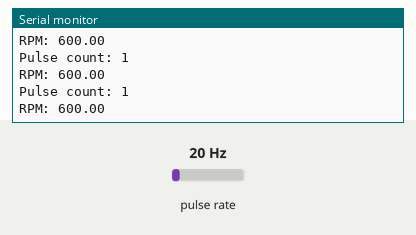
Simulated run of this sketch. Board: ESP32. On the bench: the last lines printed to the serial monitor. Wiring (inferred from the names in the program): pulse sensor: data GPIO 19. The test bench sets the inputs (shaded band); at power-on: pulse rate 20 Hz.

Above: at 1.2 s.
1.3 s: pulse rate (sensor on GPIO 19) set to 4 Hz
At 1.42 s:
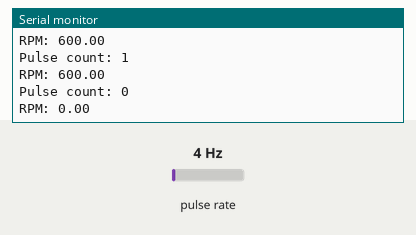
2.8 s: pulse rate (sensor on GPIO 19) set to 50 Hz
At 2.87 s:
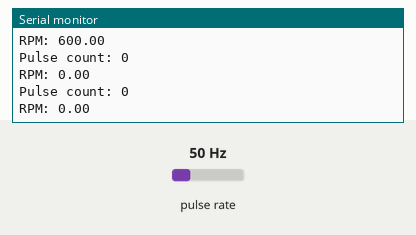
Timing chart, 0 to 5.8 s (numbered marks = the images above; inputs shaded):
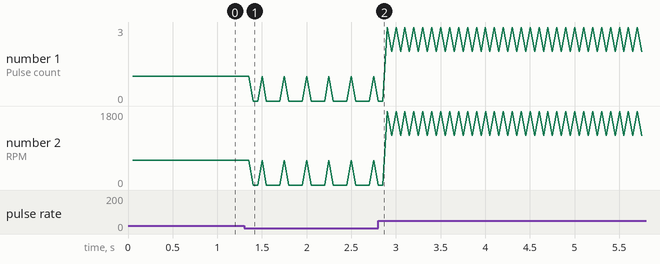

The sketch:

ir_sensor.ino
```cpp
const int IR_PIN = 19;
int pulsesPerRev = 2;

volatile uint32_t pulse_count = 0;

void IRAM_ATTR isr() {
    pulse_count++;
}

void setup() {
    Serial.begin(115200);
    pinMode(IR_PIN, INPUT_PULLUP);
    attachInterrupt(digitalPinToInterrupt(IR_PIN),isr, FALLING);
}

void loop(){

  static uint32_t last_time = 0;
  uint32_t now = millis();

  if (now - last_time >= 50) {
        noInterrupts();
        uint32_t count = pulse_count;
        Serial.printf("Pulse count: %d\n",count);
        //Serial.println("Pulse count: "+ String(count));
        pulse_count = 0;
        interrupts();

        float rpm = (count * 1200) / pulsesPerRev ; // 2 pulse per rev
        //Serial.println("RPM: "+ String(rpm));
        Serial.printf("RPM: %.2f\n", rpm);
        last_time = now;
  }


}
```

Measured:
- after the input at 1.3 s, the serial monitor: prints a new line after 0.10 s (image 1)
- plotted number 1: 1 → 2 after the input at 2.8 s
- plotted number 2: 600 → 1200 after the input at 2.8 s
